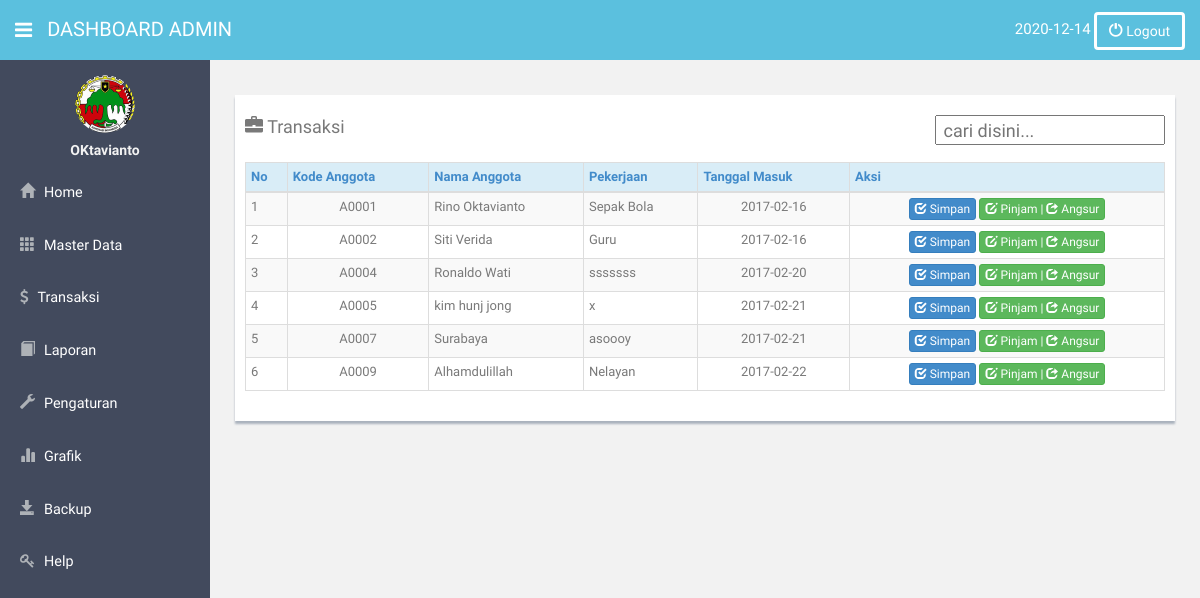
The app's page /index.php?pilih=2.1 (signed in) with its own data.
### tables this page shows
CREATE TABLE `t_anggota` (
  `kode_anggota` char(5) NOT NULL,
  `kode_tabungan` int(11) NOT NULL,
  `nama_anggota` varchar(50) NOT NULL,
  `alamat_anggota` varchar(100) NOT NULL,
  `jenis_kelamin` varchar(10) NOT NULL,
  `pekerjaan` varchar(50) NOT NULL,
  `tgl_masuk` date NOT NULL,
  `telp` varchar(12) NOT NULL,
  `tempat_lahir` varchar(20) NOT NULL,
  `tgl_lahir` date NOT NULL,
  `status` varchar(10) NOT NULL,
  `u_entry` varchar(50) NOT NULL,
  `tgl_entri` date NOT NULL,
  PRIMARY KEY (`kode_anggota`)
);

### transaksi/transaksi.php (the view, shortened to what this page needs)
<?php
	include "config/koneksi.php";
	$aksi=$_GET['aksi'];
?>
</head>
<?php
	if (empty($aksi)) {
?>
<body>
<div class="row mt">
                <div class="col-lg-12">
                    <div class="form-panel">
                    <h4 class="mb"><span class='glyphicon glyphicon-briefcase'></span> Transaksi <span style="float:right;">
                    <input type="text" id="cari" style="width:230px;height:30px;" placeholder=" cari disini..."></span>
                 	</h4>
<form class="form-inline" role="form">
    <table class="table table-bordered table-striped table-condensed">
     <thead>
		<tr class="info">
             <th><a href="#">No</a></th>
             <th><a href="#">Kode Anggota</a></th>
             <th><a href="#">Nama Anggota</a></th>
             <th><a href="#">Pekerjaan</a></th>
             <th><a href="#">Tanggal Masuk</a></th>
             <th><a href="">Aksi</a></th>
       	</tr>
    </thead>
<?php
			$query=mysqli_query($koneksi,"SELECT * FROM t_anggota where status='aktif'
								ORDER BY kode_anggota ASC");
echo ' <tbody id="fbody">';$no=1;
	while($data=mysqli_fetch_array($query)){
?>
    	<tr>
			<td><?php echo $no;?></td>
            <td align="center"><?php echo $kod=$data['kode_anggota'];?></td>
            <td><?php echo $data['nama_anggota'];?></td>
            <td><?php echo $data['pekerjaan'];?></td>
            <td align="center"><?php echo $data['tgl_masuk'];?></td>
            <td align="center">
	<a class="btn btn-primary btn-xs" href="index.php?pilih=2.1&aksi=simpanananggota&kode_anggota=<?php echo $data['kode_anggota'];?>"><i class="glyphicon glyphicon-check"></i> Simpan</a>
	 <a class="btn btn-success btn-xs" href="index.php?pilih=2.1&aksi=pinjamangsur&kode_anggota=<?php echo $data['kode_anggota'];?>"><i class="glyphicon glyphicon-edit"></i> Pinjam | <i class="glyphicon glyphicon-share"></i> Angsur</a>
			</td>
        </tr>
<?php
	$no++;}
?>
</tbody>  </table>
                    </div>
                </div>
</div>
<?php
	}else if($aksi=='pinjam'){
		$kode=$_GET['kode_anggota'];
		$qubah=mysqli_query($koneksi,"SELECT * FROM t_anggota WHERE kode_anggota='$kode'");
		$data2=mysqli_fetch_array($qubah);
?>
<div class="row mt">
     <div class="col-lg-12">
        <div class="form-panel" style="width:50%;">
            <h4 class="mb"><span class='glyphicon glyphicon-briefcase'></span> Transaksi Pinjaman</h4>
<form action="transaksi/proses_pinjam.php" method="GET" id="form" name="frmAdd">
<div class="form-group">
    <label>Kode Anggota</label>
    <input type="text" class="form-control" name="kode_anggota" size="34" title="Kode Anggota harus diisi" readonly="" value="<?php echo $data2['kode_anggota'];?>">
</div>
<div class="form-group">
    <label>Nama Anggota</label>
    <input type="text" class="form-control" name="nama_anggota" size="54" readonly value="<?php echo $data2['nama_anggota'];?>"/>
</div>
<div class="form-group">
    <label>Pekerjaan</label>
    <input type="text" class="form-control" name="pekerjaan" size="54" readonly value="<?php echo $data2['pekerjaan'];?>"/>
</div>
<div class="form-group">
    <label>Jenis Pinjaman</label>
    <select name="kode_jenis_pinjam" class="form-control" id="kode_jenis_pinjam" onChange="show3(this.value)" class="required" title="Jenis Pinjaman harus diisi">
                <option value="nama_pinjaman" selected="selected">pinjaman</option>
                <?php
                $q=mysqli_query($koneksi,"SELECT * FROM t_jenis_pinjam");
                while($a=mysqli_fetch_array($q)){
                ?>
					<option value="<?php echo $a['kode_jenis_pinjam'];?>"><?php echo $a['nama_pinjaman'];?></option>
				<?php
                }
                ?>
            </select>
</div>
<div class="form-group">
    <label>Lama Angsuran (Bulan)</label>
    <input id="lama_angsuran" class="form-control" placeholder="Bulan" type="text" name="lama_angsuran" style="width:100px;" readonly/>
</div>
<div class="form-group">
    <label>Maks Pinjaman</label>
    <input id="maks_pinjam" class="form-control" type="text" name="maks_pinjam" size="54" readonly/>
</div>
<div class="form-group">
    <label>Bunga (%)</label>
    <input id="bunga" class="form-control" type="text" size="54" readonly/>
</div>
<div class="form-group">
    <label>Besar Pinjam</label>
    <input type="text" class="form-control" name="besar_pinjaman" id="besar_pinjam" size="54" class="required" title="Besar Pinjaman harus diisi"/>
</div>
<div class="form-group">
    <label>Angsuran</label>
    <input type="text" class="form-control" name="besar_angsuran" id="besar_angsuran" size="54" class="required" onFocus="startCalc();" onBlur="stopCalc();" readonly/>
</div>
<div class="form-group">
    <label>User Entri</label>
    <input type="text" class="form-control" name="u_entry" size="54" value="<?php session_start(); echo $_SESSION['kopname'];?>" readonly>
</div>
<div class="form-group">
    <label>Tanggal Entri</label>
    <input type="text" class="form-control" name="tgl_entri" size="54" value="<?php echo date("Y-m-d");?>" readonly/>
</div>
<button class="btn btn-danger"><span class='glyphicon glyphicon-edit'></span> Pinjam</button>
<button id='hapus' class='btn btn-primary' onClick="self.history.back()"><span class='glyphicon glyphicon-chevron-left'></span> Kembali</button>
</form>
</div>
</div>
</div>
<?php
	}else if($aksi=='angsur')
	{
		$kode=$_GET['kode_anggota'];
		$kodep=$_GET['kode_pinjam'];
		$qubah=mysqli_query($koneksi,"SELECT * FROM t_anggota WHERE kode_anggota='$kode'");
		$data2=mysqli_fetch_array($qubah);
?>
<div class="row mt">
     <div class="col-lg-12">
        <div class="form-panel" style="width:50%;">
            <h4 class="mb"><span class='glyphicon glyphicon-briefcase'></span> Transaksi Angsuran</h4>
<form action="transaksi/proses_transaksi.php?pros=angsur" method="post" id="form" name="frmAdd">
<div class="form-group">
<label for="kode_anggota">Kode Anggota</label>
  <input type="text" class="form-control" name="kode_anggota" size="54" readonly value="<?php echo $data2['kode_anggota'];?>">
</div>
<div class="form-group">
<label for="nama_anggota">Nama Anggota</label>
  <input type="text" class="form-control" name="nama_anggota" size="54" readonly value="<?php echo $data2['nama_anggota'];?>"/>
</div>
<div class="form-group">
<label for="kode_pinjam">Kode Pinjam</label>
     		<select name="kode_pinjam" class="form-control" id="kode_pinjam" onChange="show2(this.value)" class="required" title="Jenis Simpan harus diisi">
                <option value="kode_pinjam" selected="selected">pinjaman</option>
                <option value="<?php echo $_GET['kode_pinjam']; ?>"><?php echo $_GET['kode_pinjam']; ?></option>
            </select>
</div>
<div class="form-group">
<label for="tgl_pinjam">Tanggal Pinjam</label>
  <input id="tgl_pinjam" class="form-control" type="text" name="tgl_pinjam" size="54" readonly disabled/>
</div>
<div class="form-group">
<label for="besar_pinjaman">Besar Pinjam</label>
  <input type="text" class="form-control" name="besar_pinjam" id="besar_pinjam" value="" size="54" readonly disabled onFocus="startCalc();" onBlur="stopCalc();"/>
</div>
<div class="form-group">
<label for="lama_angsur">Lama Angsur</label>
  <input type="text" class="form-control" name="lama_angsuran" id="lama_angsuran" size="54" readonly disabled onFocus="startCalc();" onBlur="stopCalc();"/>
</div>
<div class="form-group">
<label for="besar_angsur">Angsuran</label>
  <input type="text" class="form-control" name="besar_angsur" id="besar_angsuran" size="54" readonly />
</div>
<div class="form-group">
<label for="sisa_pinjam">Angsuran Ke</label>
  <input type="text" class="form-control" name="angsuran_ke" id="angsuran_ke" size="54" />
</div>
<?php
$kk=mysqli_fetch_array(mysqli_query($koneksi,"SELECT * from t_pinjam where kode_pinjam='$kodep' and kode_anggota='$kode'"));$tempo=$kk['tgl_tempo'];$dat=date("Y-m-d");
if($dat>$tempo)
{
	$go=round($telat=((abs(strtotime($dat)-strtotime($tempo)))/(60*60*24))); $denda=$go * 1000;?>
	<div class="form-group">
	<label for="sisa_pinjam">Denda</label>
	  <input type="text" class="form-control" name="denda" value="<?php echo $denda; ?>" readonly>
	</div>
<?php }
else
{ ?>
	<div class="form-group">
	  <input type="hidden" class="form-control" name="denda" value="0">
	</div>
<?php }
?>
<div class="form-group">
<label for="user_entri">User Entri</label>
  <input type="text" class="form-control" name="u_entry" size="54" value="<?php session_start(); echo $_SESSION['kopname'];?>" readonly>
</div>
<div class="form-group">
<label for="tgl_entri">Tanggal Angsur</label>
  <input type="text" class="form-control" name="tgl_entri" size="54" value="<?php echo date("Y-m-d");?>" readonly/>
</div>
<button class="btn btn-danger"><span class='glyphicon glyphicon-share'></span> Angsur</button>
<button id='hapus' class='btn btn-primary' onClick="self.history.back()"><span class='glyphicon glyphicon-chevron-left'></span> Kembali</button>
</form>
</div>
</div>
</div><?php
	}
?>

### Theme/assets/css/style.css (style rules this page uses)
body { color: #797979; background: #f2f2f2; font-family: 'Ruda', sans-serif; padding: 0px !important; margin: 0px !important; font-size:13px; }
a, a:hover, a:focus { text-decoration: none; outline: none; }
.mt { margin-top: 25px; }
.mb { margin-bottom: 25px; }
.form-panel { background: #ffffff; margin: 10px; padding: 10px; box-shadow: 0px 3px 2px #aab2bd; text-align: left; }

### records on screen
t_anggota: kode_anggota "A0001", nama_anggota "Rino Oktavianto", pekerjaan "Sepak Bola", tgl_masuk "2017-02-16"
t_anggota: kode_anggota "A0002", nama_anggota "Siti Verida", pekerjaan "Guru", tgl_masuk "2017-02-16"
t_anggota: kode_anggota "A0004", nama_anggota "Ronaldo Wati", pekerjaan "sssssss", tgl_masuk "2017-02-20"
t_anggota: kode_anggota "A0005", nama_anggota "kim hunj jong", pekerjaan "x", tgl_masuk "2017-02-21"
t_anggota: kode_anggota "A0007", nama_anggota "Surabaya", pekerjaan "asoooy", tgl_masuk "2017-02-21"
t_anggota: kode_anggota "A0009", nama_anggota "Alhamdulillah", pekerjaan "Nelayan", tgl_masuk "2017-02-22"

### other values on screen
$_SESSION['level'] "ADMIN"
$_SESSION['kopname'] "OKtavianto"
